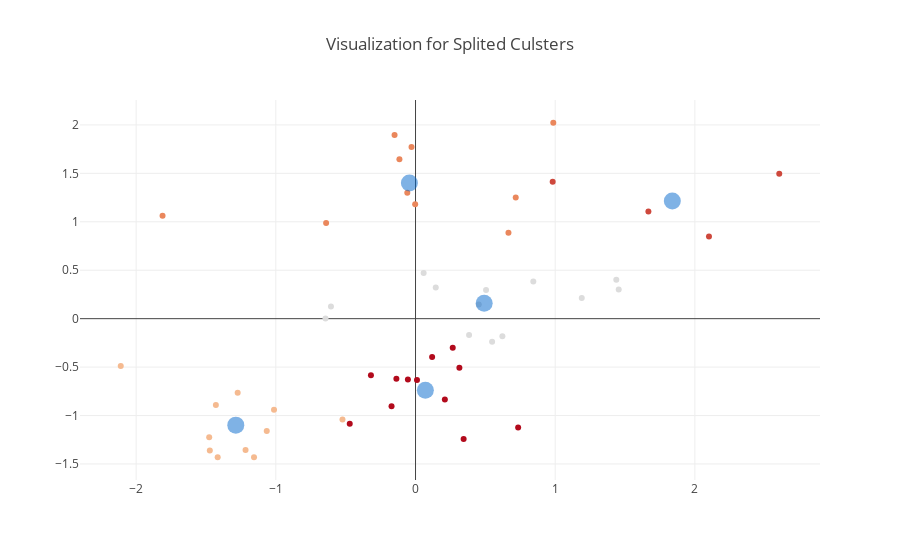

Here is the notebook cell this chart was saved with:
### Code cell
centers = kmeans.cluster_centers_

scatter_trace_list = []
scatter_trace_list.append(
    go.Scatter(
        x=X_scaled[:, 0], 
        y=X_scaled[:, 1], 
        mode = 'markers', 
        marker=dict(
            color = y_kmeans))
)
scatter_trace_list.append(
    go.Scatter(
        x=centers[:, 0], 
        y=centers[:, 1], 
        marker=dict(
            size = 17,
            color = 'rgba(0,102,204, .5)',
        ),
        mode = 'markers',
        name = 'Center'
    )
)
layout = go.Layout(
    title='Visualization for Splited Culsters',
    showlegend= False
#     xaxis = dict(title = 'Degrees that Pay'),
#     yaxis = dict(title = 'predicted means clusters'),
)
fig = go.Figure(data=scatter_trace_list, layout=layout)
py.offline.iplot(fig)

### Figure 1 — Plotly figure (JSON) as saved in the notebook; plotly's stock layout.template omitted (floating-point values rounded to 4 significant figures)
{"data": [{"marker": {"color": [0, 2, 0, 4, 0, 4, 4, 0, 2, 0, 2, 4, 2, 2, 2, 1, 4, 3, 1, 2, 4, 4, 3, 1, 4, 0, 1, 1, 0, 4, 2, 0, 1, 0, 4, 0, 0, 3, 2, 4, 1, 1, 0, 2, 3, 0, 4, 1, 1, 1]}, "mode": "markers", "type": "scatter", "uid": "32a9c3e1-2bf2-48f0-96db-ffaa7382e02d", "x": [0.4529, -0.1153, 0.622, 0.21, -0.6054, -0.137, -0.05456, 0.3835, 0.9864, 0.1449, -0.6401, 0.2664, -0.15, -0.0589, 0.6654, -1.065, 0.7348, 2.604, -1.156, -0.02854, 0.0105, 0.1189, 2.101, -1.273, -0.3191, 0.5049, -1.013, -1.429, 0.5483, -0.4709, 0.7175, -0.6444, -1.217, 0.8432, 0.3141, 0.0582, 1.455, 1.667, -0.002516, 0.3445, -2.11, -1.477, 1.437, -1.811, 0.982, 1.19, -0.1717, -1.416, -0.523, -1.473], "y": [0.1453, 1.646, -0.1812, -0.8342, 0.1265, -0.6207, -0.627, -0.1686, 2.023, 0.3211, 0.9866, -0.3005, 1.897, 1.301, 0.8862, -1.161, -1.123, 1.495, -1.431, 1.771, -0.6333, -0.3947, 0.8485, -0.7651, -0.583, 0.296, -0.9409, -0.8907, -0.2377, -1.085, 1.25, 0.000879, -1.355, 0.3839, -0.5077, 0.4718, 0.3023, 1.106, 1.181, -1.242, -0.4889, -1.223, 0.4027, 1.062, 1.414, 0.2144, -0.9033, -1.431, -1.041, -1.362]}, {"marker": {"color": "rgba(0,102,204, .5)", "size": 17}, "mode": "markers", "name": "Center", "type": "scatter", "uid": "da26d927-cf0a-4379-88ba-3bd4bd1514ec", "x": [0.4916, -1.287, -0.04372, 1.839, 0.07049], "y": [0.1598, -1.099, 1.4, 1.216, -0.7379]}], "layout": {"showlegend": false, "title": "Visualization for Splited Culsters"}}
